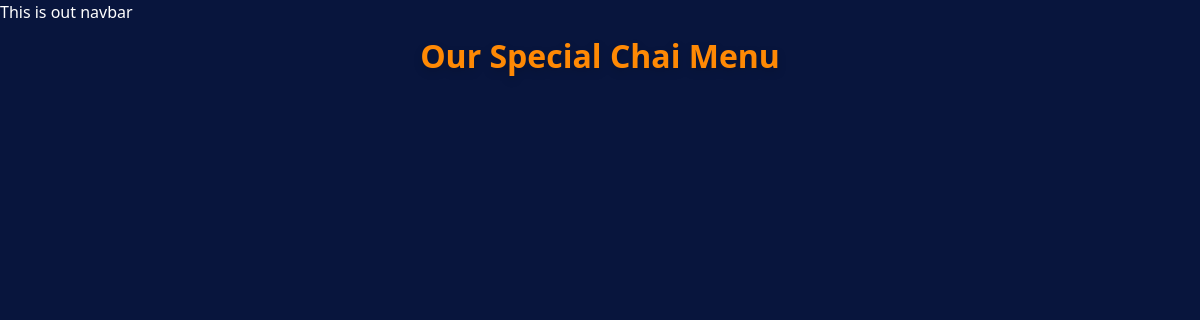
/chai/, run on an earlier commit of the app's database.
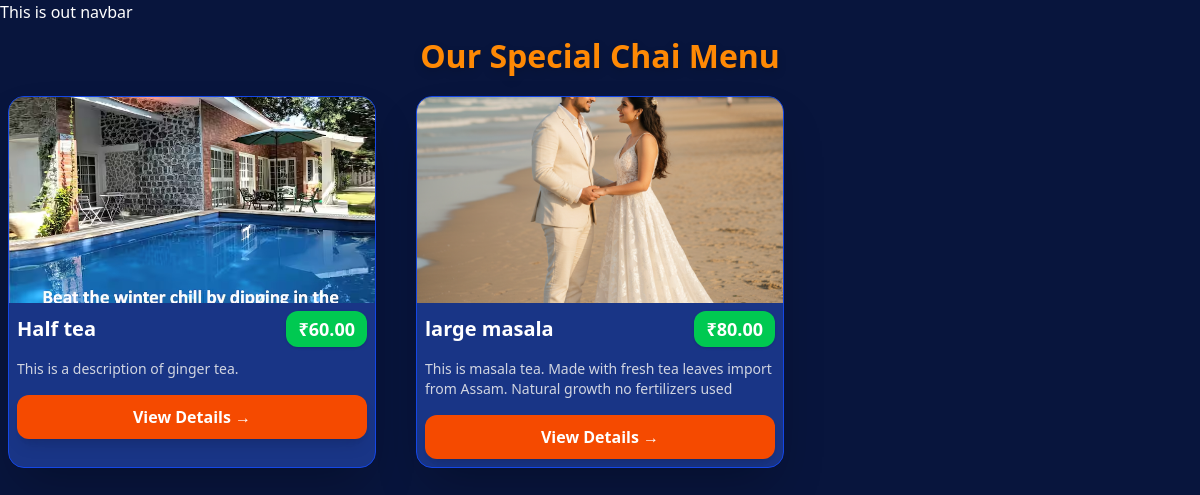
And on a later commit of the database.
### chai/models.py (models this page shows, shortened)
class ChaiVarity(models.Model):
    CHAI_TYPE_CHOICE = [
        ('ML', 'MASALA'),
        ('GR', 'GINGER'),
        ('KL', 'KIWI'),
        ('PL', 'PLAIN'),
        ('EL', 'ELACHI'),
    ]
    name = models.CharField(max_length=100)
    image = models.ImageField(upload_to='chais/')
    date_added = models.DateTimeField(default=timezone.now)
    type = models.CharField(max_length=2, choices=CHAI_TYPE_CHOICE)
    description = models.TextField(default="")
    price = models.DecimalField(max_digits=5, decimal_places=2, default=0)

### chai/views.py (the view)
# urls.py: path('', views.all_chai, name='all_chai'),
def all_chai(request):
    chais = ChaiVarity.objects.all()
    return render(request, 'chai/all_chai.html', {'chais': chais})

### chai/templates/chai/all_chai.html (shortened to what this page needs)
{% extends "layout.html" %}
{% block content %}
<h1 class="text-5xl font-extrabold text-center m-4 text-orange-400 drop-shadow-lg">
    Our Special Chai Menu
</h1>
<div class="max-w-7xl mx-auto grid grid-cols-1 sm:grid-cols-2 lg:grid-cols-3 gap-10 p-2">
    {% for chai in chais %}
    <div class="bg-blue-900/90 backdrop-blur-lg rounded-2xl shadow-2xl border border-blue-700
                hover:scale-105 hover:shadow-orange-500/30
                transition-all duration-300 overflow-hidden">
        <img class="w-full aspect-video object-cover" src="{{ chai.image.url }}" alt="{{ chai.name }}">
        <div class="p-2">
            <div class="flex justify-between items-center mb-3">
                <h3 class="text-xl font-bold text-white">{{ chai.name }}</h3>
                <span class="text-lg font-bold bg-green-500 text-white px-3 py-1 rounded-xl shadow">
                    ₹{{ chai.price }}
                </span>
            </div>
            <p class="text-gray-200 text-sm opacity-90 mb-4 line-clamp-2">
                {{ chai.description }}
            </p>
            <a href="{% url 'chai_detail' chai.id %}">
                <button
                class="w-full bg-orange-600 hover:bg-orange-700 text-white font-semibold py-2.5 rounded-xl shadow-lg transition">
                    View Details →
                </button>
            </a>
        </div>
    </div>
    {% endfor %}
</div>
{% endblock %}

What changed in the data, as far as the page shows it:
added ChaiVarity: image (picture), name "Half tea", price "60.00", description "This is a description of ginger tea."
added ChaiVarity: image (picture), name "large masala", price "80.00", description "This is masala tea. Made with fresh tea leaves import from Assam. Natural growth no fertilizers used"
